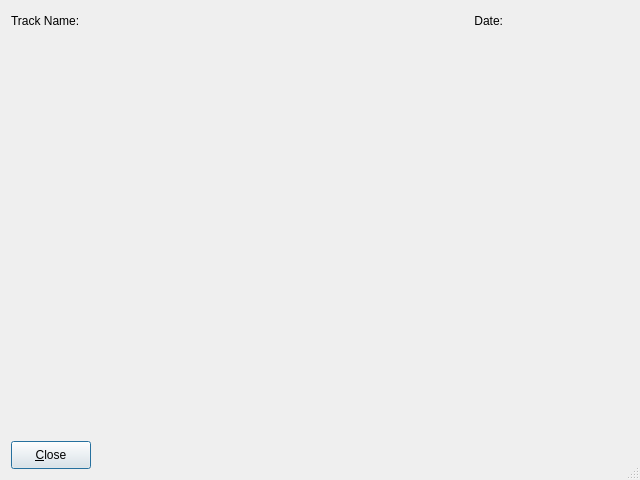
<?xml version="1.0" encoding="UTF-8"?>
<ui version="4.0">
 <class>GpGraph</class>
 <widget class="QDialog" name="GpGraph">
  <property name="geometry">
   <rect>
    <x>0</x>
    <y>0</y>
    <width>640</width>
    <height>480</height>
   </rect>
  </property>
  <property name="windowTitle">
   <string>Output Graph</string>
  </property>
  <property name="sizeGripEnabled">
   <bool>true</bool>
  </property>
  <property name="modal">
   <bool>true</bool>
  </property>
  <layout class="QGridLayout" name="gridLayout">
   <item row="0" column="0">
    <layout class="QHBoxLayout" name="hlTrkName">
     <item>
      <widget class="QLabel" name="lblTrack">
       <property name="minimumSize">
        <size>
         <width>70</width>
         <height>20</height>
        </size>
       </property>
       <property name="text">
        <string>Track Name:</string>
       </property>
      </widget>
     </item>
     <item>
      <widget class="QLabel" name="dspTrkName">
       <property name="minimumSize">
        <size>
         <width>200</width>
         <height>0</height>
        </size>
       </property>
       <property name="text">
        <string/>
       </property>
      </widget>
     </item>
     <item>
      <spacer name="horizontalSpacer">
       <property name="orientation">
        <enum>Qt::Horizontal</enum>
       </property>
       <property name="sizeHint" stdset="0">
        <size>
         <width>40</width>
         <height>20</height>
        </size>
       </property>
      </spacer>
     </item>
     <item>
      <widget class="QLabel" name="lblDate">
       <property name="minimumSize">
        <size>
         <width>40</width>
         <height>0</height>
        </size>
       </property>
       <property name="text">
        <string>Date:</string>
       </property>
       <property name="alignment">
        <set>Qt::AlignRight|Qt::AlignTrailing|Qt::AlignVCenter</set>
       </property>
      </widget>
     </item>
     <item>
      <widget class="QLabel" name="dspTrkDate">
       <property name="minimumSize">
        <size>
         <width>120</width>
         <height>0</height>
        </size>
       </property>
       <property name="text">
        <string/>
       </property>
      </widget>
     </item>
    </layout>
   </item>
   <item row="1" column="0">
    <widget class="QwtPlot" name="ggPlotArea" native="true">
     <property name="sizePolicy">
      <sizepolicy hsizetype="Expanding" vsizetype="Expanding">
       <horstretch>0</horstretch>
       <verstretch>0</verstretch>
      </sizepolicy>
     </property>
    </widget>
   </item>
   <item row="2" column="0">
    <layout class="QHBoxLayout" name="horizontalLayout">
     <item>
      <widget class="QPushButton" name="pbClose">
       <property name="minimumSize">
        <size>
         <width>80</width>
         <height>28</height>
        </size>
       </property>
       <property name="text">
        <string>&amp;Close</string>
       </property>
       <property name="shortcut">
        <string>Ctrl+W</string>
       </property>
      </widget>
     </item>
     <item>
      <spacer name="horizontalSpacer_2">
       <property name="orientation">
        <enum>Qt::Horizontal</enum>
       </property>
       <property name="sizeHint" stdset="0">
        <size>
         <width>40</width>
         <height>20</height>
        </size>
       </property>
      </spacer>
     </item>
    </layout>
   </item>
  </layout>
 </widget>
 <customwidgets>
  <customwidget>
   <class>QwtPlot</class>
   <extends>QWidget</extends>
   <header location="global">qwt_plot.h</header>
   <container>1</container>
  </customwidget>
 </customwidgets>
 <resources/>
 <connections>
  <connection>
   <sender>pbClose</sender>
   <signal>clicked()</signal>
   <receiver>GpGraph</receiver>
   <slot>doClose()</slot>
   <hints>
    <hint type="sourcelabel">
     <x>88</x>
     <y>445</y>
    </hint>
    <hint type="destinationlabel">
     <x>202</x>
     <y>445</y>
    </hint>
   </hints>
  </connection>
 </connections>
 <slots>
  <slot>doClose()</slot>
 </slots>
</ui>
